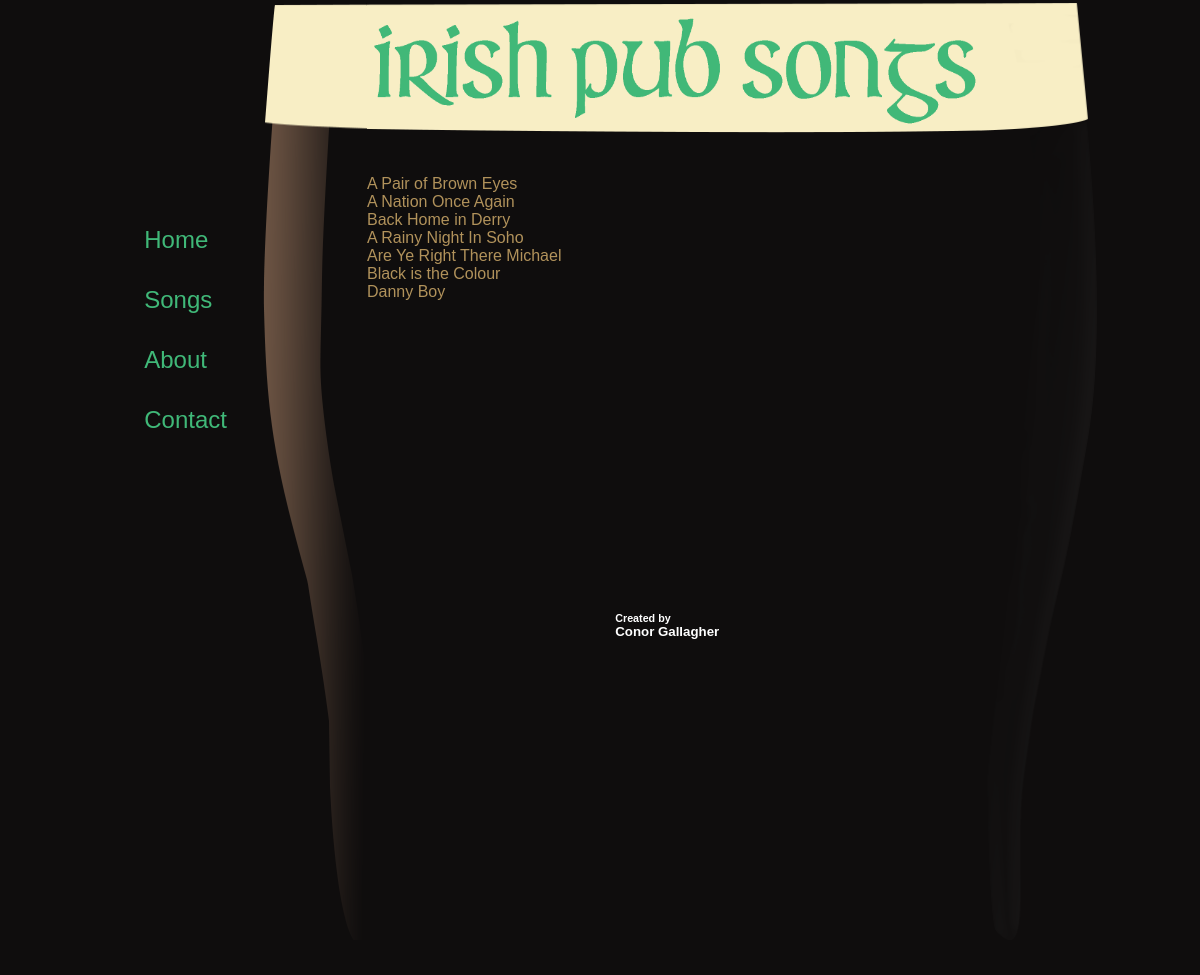
The app's page /songbook/ with its own data.
### songbook/models.py (models this page shows, shortened)
class Song(models.Model):
    title = models.CharField(max_length=100)
    slug = models.SlugField()
    lyrics = models.TextField()
    author = models.CharField(max_length=50)
    chords = models.TextField(blank=True)
    youTubeURL = models.URLField(default='www.youtube.com')

### songbook/views.py (the view)
def song_list(request):
    songs = Song.objects.all()
    return render(request, 'songbook/song_list.html', {'songbook':songs})

### songbook/templates/songbook/song_list.html (shortened to what this page needs)
{% extends 'base_layout.html'%}
{% block content %}
    <div class = "song_list">
      {% for song in songbook %}
      <div class="song_list">
        <a href="{% url 'detail' slug=song.slug %}">{{song.title}}</a>
      </div>
      {% endfor %}
    </div>
{% endblock%}

### assets/styles.css (style rules this page uses)
* { margin: 0; box-sizing: border-box; color: white; }
body { background-color: #0f0d0d; }
a { text-decoration: none; color: #b1925b; }

### records on screen
Song: title "A Pair of Brown Eyes"
Song: title "A Nation Once Again"
Song: title "Back Home in Derry"
Song: title "A Rainy Night In Soho"
Song: title "Are Ye Right There Michael"
Song: title "Black is the Colour"
Song: title "Danny Boy"
